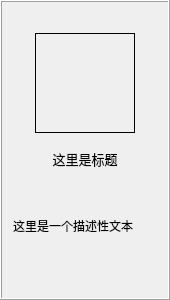
<?xml version="1.0" encoding="UTF-8"?>
<ui version="4.0">
 <class>IconLabelClass</class>
 <widget class="QFrame" name="IconLabelClass">
  <property name="geometry">
   <rect>
    <x>0</x>
    <y>0</y>
    <width>170</width>
    <height>300</height>
   </rect>
  </property>
  <property name="maximumSize">
   <size>
    <width>170</width>
    <height>300</height>
   </size>
  </property>
  <property name="cursor">
   <cursorShape>PointingHandCursor</cursorShape>
  </property>
  <property name="windowTitle">
   <string>IconLabel</string>
  </property>
  <property name="frameShape">
   <enum>QFrame::Box</enum>
  </property>
  <property name="frameShadow">
   <enum>QFrame::Raised</enum>
  </property>
  <layout class="QGridLayout" name="gridLayout_2">
   <item row="1" column="0">
    <layout class="QGridLayout" name="gridLayout">
     <item row="2" column="0">
      <widget class="QLabel" name="descriptionLabel">
       <property name="minimumSize">
        <size>
         <width>0</width>
         <height>70</height>
        </size>
       </property>
       <property name="maximumSize">
        <size>
         <width>16777215</width>
         <height>90</height>
        </size>
       </property>
       <property name="text">
        <string>这里是一个描述性文本</string>
       </property>
      </widget>
     </item>
     <item row="3" column="0">
      <spacer name="verticalSpacer">
       <property name="orientation">
        <enum>Qt::Vertical</enum>
       </property>
       <property name="sizeType">
        <enum>QSizePolicy::Fixed</enum>
       </property>
       <property name="sizeHint" stdset="0">
        <size>
         <width>20</width>
         <height>20</height>
        </size>
       </property>
      </spacer>
     </item>
     <item row="0" column="0">
      <layout class="QHBoxLayout" name="horizontalLayout">
       <item>
        <spacer name="horizontalSpacer">
         <property name="orientation">
          <enum>Qt::Horizontal</enum>
         </property>
         <property name="sizeHint" stdset="0">
          <size>
           <width>40</width>
           <height>20</height>
          </size>
         </property>
        </spacer>
       </item>
       <item>
        <widget class="QLabel" name="imageLabel">
         <property name="minimumSize">
          <size>
           <width>100</width>
           <height>100</height>
          </size>
         </property>
         <property name="maximumSize">
          <size>
           <width>100</width>
           <height>1000</height>
          </size>
         </property>
         <property name="frameShape">
          <enum>QFrame::Box</enum>
         </property>
         <property name="text">
          <string/>
         </property>
        </widget>
       </item>
       <item>
        <spacer name="horizontalSpacer_2">
         <property name="orientation">
          <enum>Qt::Horizontal</enum>
         </property>
         <property name="sizeHint" stdset="0">
          <size>
           <width>40</width>
           <height>20</height>
          </size>
         </property>
        </spacer>
       </item>
      </layout>
     </item>
     <item row="1" column="0">
      <widget class="QLabel" name="titleLabel">
       <property name="minimumSize">
        <size>
         <width>0</width>
         <height>20</height>
        </size>
       </property>
       <property name="maximumSize">
        <size>
         <width>16777215</width>
         <height>40</height>
        </size>
       </property>
       <property name="font">
        <font>
         <pointsize>10</pointsize>
        </font>
       </property>
       <property name="frameShape">
        <enum>QFrame::NoFrame</enum>
       </property>
       <property name="text">
        <string>这里是标题</string>
       </property>
       <property name="alignment">
        <set>Qt::AlignCenter</set>
       </property>
       <property name="wordWrap">
        <bool>true</bool>
       </property>
      </widget>
     </item>
    </layout>
   </item>
   <item row="0" column="0">
    <spacer name="verticalSpacer_2">
     <property name="orientation">
      <enum>Qt::Vertical</enum>
     </property>
     <property name="sizeType">
      <enum>QSizePolicy::Fixed</enum>
     </property>
     <property name="sizeHint" stdset="0">
      <size>
       <width>20</width>
       <height>20</height>
      </size>
     </property>
    </spacer>
   </item>
  </layout>
 </widget>
 <layoutdefault spacing="6" margin="11"/>
 <resources/>
 <connections/>
</ui>
